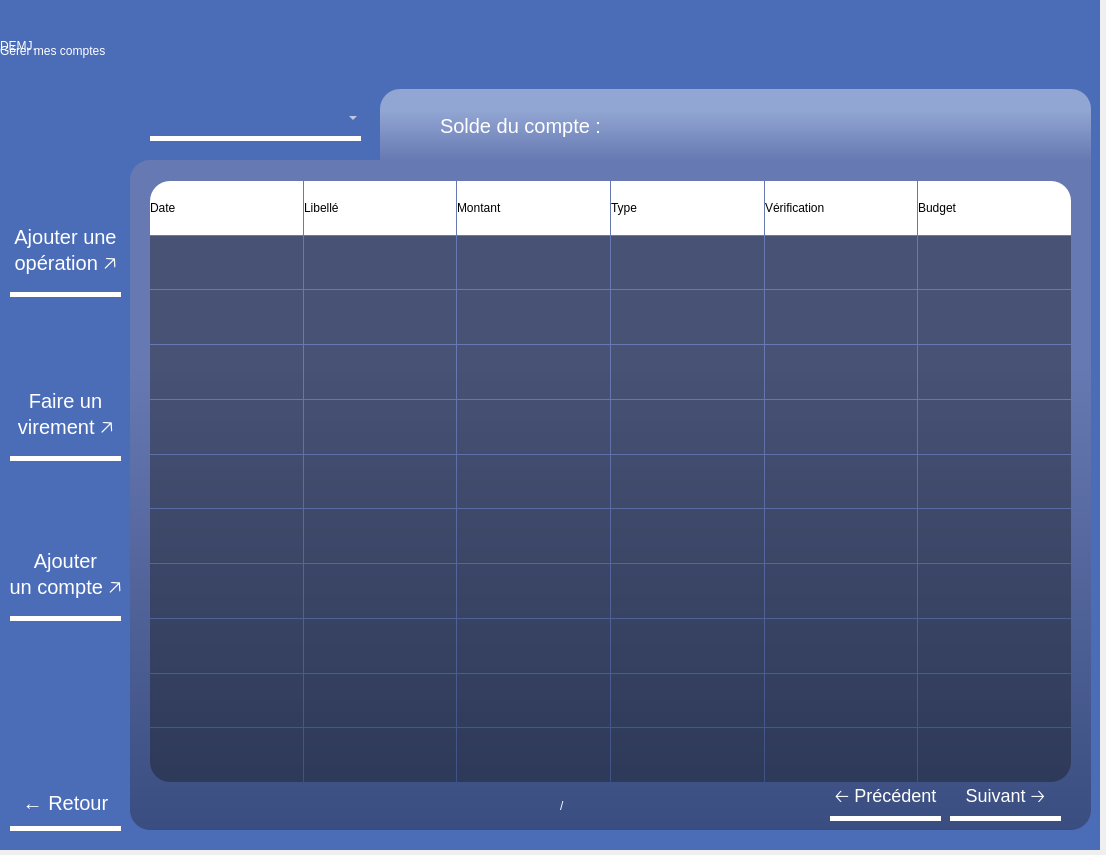
<?xml version="1.0" encoding="UTF-8"?>
<ui version="4.0">
 <class>Dialog</class>
 <widget class="QDialog" name="Dialog">
  <property name="geometry">
   <rect>
    <x>0</x>
    <y>0</y>
    <width>1106</width>
    <height>855</height>
   </rect>
  </property>
  <property name="windowTitle">
   <string>Dialog</string>
  </property>
  <widget class="QWidget" name="arriere_plan" native="true">
   <property name="geometry">
    <rect>
     <x>0</x>
     <y>0</y>
     <width>1100</width>
     <height>850</height>
    </rect>
   </property>
   <property name="styleSheet">
    <string notr="true">/* Arrières-plans*/
QWidget#arriere_plan{
background-color: qlineargradient(spread:pad, x1:0, y1:0.5, x2:1, y2:0.5, stop:0 #4b6cb7,  stop:1 #4b6cb7);
}
QLabel#arriere_plan_ope{
background-color:qlineargradient(spread:pad, x1:0.5, y1:0, x2:0.5, y2:1, stop:0.3 rgba(146, 141, 171,100), stop:1 rgba(31, 28, 44,100));
border:none;
border-radius:20px;
border-top-right-radius: 0px;
}
QLabel#arriere_plan_solde{
background-color:qlineargradient(spread:pad, x1:0.5, y1:0, x2:0.5, y2:1, stop:0.3 rgba(255,255,255,100), stop:1 rgba(146, 141, 171,100));
border-top-right-radius: 20px;
border-top-left-radius: 20px;
}


/* Combo box */

QComboBox{
background-color:transparent;
border:0px;
border-bottom: 5px solid rgba(255,255,255,1);
color:rgba(255,255,255,1);
font: 20px &quot;SF Pro Regular&quot;;
}

QComboBox QAbstractItemView {
    background-color:#ffffff;
    selection-background-color:#fd314d;
    color:#000000;
    outline: none;
}


/* Boutons */

QPushButton{
  border-radius:0px;
  color: rgba(255,255,255,1);
  border-bottom: 5px solid rgba(255,255,255,1);
  font: 20px &quot;SF Pro Regular&quot;;
  font-size: 20px;
  text-align:center;
  width: fit-content;
  background-color: none;
}
QPushButton:pressed {
  border-bottom: 8px solid rgba(255,255,255,50);
}
QPushButton:hover:!pressed {
  border-bottom: 8px solid rgba(255,255,255,1);
}


/* Labels */

QLabel{
background-color:rgba(20,20,20,100);
color:#ffffff;
qproperty-alignment: AlignCenter;
font: 25px &quot;SF Pro Regular&quot;;
}
QLabel#nombre_page{
background-color:none;
}
QLabel#label_fenetre{
background-color:none;
qproperty-alignment: AlignCenter;
font: 25px &quot;SF Pro Semibold&quot;;
color:#ffffff;
}
QLabel#label_logo{
background-color:none;
font: 45px &quot;Goudy Bookletter 1911&quot;;
color:rgba(255,255,255,1)
}
QLabel#label_date{
border-top-left-radius: 20px;
}
QLabel#label_budget{
border-top-right-radius: 20px;
}
QLabel#label_basgauche{
border-bottom-left-radius: 20px;
}
QLabel#label_basdroite{
border-bottom-right-radius: 20px;
}</string>
   </property>
   <widget class="QComboBox" name="comboBox_comptes">
    <property name="geometry">
     <rect>
      <x>150</x>
      <y>100</y>
      <width>211</width>
      <height>41</height>
     </rect>
    </property>
    <property name="styleSheet">
     <string notr="true"/>
    </property>
   </widget>
   <widget class="QLabel" name="label_solde">
    <property name="geometry">
     <rect>
      <x>440</x>
      <y>100</y>
      <width>651</width>
      <height>51</height>
     </rect>
    </property>
    <property name="styleSheet">
     <string notr="true">background-color:none;
font-size:20px;
qproperty-alignment: 'AlignLeft | AlignVCenter';</string>
    </property>
    <property name="text">
     <string>Solde du compte : </string>
    </property>
   </widget>
   <widget class="QPushButton" name="pushButton_ajout_ope">
    <property name="geometry">
     <rect>
      <x>10</x>
      <y>216</y>
      <width>111</width>
      <height>81</height>
     </rect>
    </property>
    <property name="styleSheet">
     <string notr="true"/>
    </property>
    <property name="text">
     <string>Ajouter une
opération 🡥</string>
    </property>
   </widget>
   <widget class="QWidget" name="gridLayoutWidget">
    <property name="geometry">
     <rect>
      <x>150</x>
      <y>181</y>
      <width>921</width>
      <height>601</height>
     </rect>
    </property>
    <layout class="QGridLayout" name="gridLayout">
     <property name="spacing">
      <number>1</number>
     </property>
     <item row="3" column="0">
      <widget class="QLabel" name="label_L2_C0">
       <property name="text">
        <string/>
       </property>
      </widget>
     </item>
     <item row="0" column="2">
      <widget class="QLabel" name="label_montant">
       <property name="styleSheet">
        <string notr="true">background-color:#ffffff;
color:#000000;</string>
       </property>
       <property name="text">
        <string>Montant</string>
       </property>
      </widget>
     </item>
     <item row="1" column="4">
      <widget class="QLabel" name="label_L0_C4">
       <property name="text">
        <string/>
       </property>
      </widget>
     </item>
     <item row="5" column="3">
      <widget class="QLabel" name="label_L4_C3">
       <property name="text">
        <string/>
       </property>
      </widget>
     </item>
     <item row="3" column="1">
      <widget class="QLabel" name="label_L2_C1">
       <property name="styleSheet">
        <string notr="true"/>
       </property>
       <property name="text">
        <string/>
       </property>
      </widget>
     </item>
     <item row="3" column="3">
      <widget class="QLabel" name="label_L2_C3">
       <property name="text">
        <string/>
       </property>
      </widget>
     </item>
     <item row="10" column="4">
      <widget class="QLabel" name="label_12">
       <property name="text">
        <string/>
       </property>
      </widget>
     </item>
     <item row="8" column="4">
      <widget class="QLabel" name="label_7">
       <property name="text">
        <string/>
       </property>
      </widget>
     </item>
     <item row="10" column="0">
      <widget class="QLabel" name="label_basgauche">
       <property name="text">
        <string/>
       </property>
      </widget>
     </item>
     <item row="4" column="0">
      <widget class="QLabel" name="label_L3_C0">
       <property name="text">
        <string/>
       </property>
      </widget>
     </item>
     <item row="5" column="4">
      <widget class="QLabel" name="label_L4_C4">
       <property name="text">
        <string/>
       </property>
      </widget>
     </item>
     <item row="5" column="5">
      <widget class="QLabel" name="label_L4_C5">
       <property name="text">
        <string/>
       </property>
      </widget>
     </item>
     <item row="3" column="5">
      <widget class="QLabel" name="label_L2_C5">
       <property name="text">
        <string/>
       </property>
      </widget>
     </item>
     <item row="0" column="0">
      <widget class="QLabel" name="label_date">
       <property name="styleSheet">
        <string notr="true">background-color:#ffffff;
color:#000000;</string>
       </property>
       <property name="text">
        <string>Date</string>
       </property>
      </widget>
     </item>
     <item row="2" column="1">
      <widget class="QLabel" name="label_L1_C1">
       <property name="text">
        <string/>
       </property>
      </widget>
     </item>
     <item row="4" column="1">
      <widget class="QLabel" name="label_L3_C1">
       <property name="text">
        <string/>
       </property>
      </widget>
     </item>
     <item row="6" column="3">
      <widget class="QLabel" name="label_L5_C3">
       <property name="text">
        <string/>
       </property>
      </widget>
     </item>
     <item row="8" column="0">
      <widget class="QLabel" name="label_2">
       <property name="text">
        <string/>
       </property>
      </widget>
     </item>
     <item row="10" column="1">
      <widget class="QLabel" name="label_9">
       <property name="text">
        <string/>
       </property>
      </widget>
     </item>
     <item row="7" column="5">
      <widget class="QLabel" name="label_L6_C5">
       <property name="text">
        <string/>
       </property>
      </widget>
     </item>
     <item row="6" column="0">
      <widget class="QLabel" name="label_L5_C0">
       <property name="text">
        <string/>
       </property>
      </widget>
     </item>
     <item row="8" column="1">
      <widget class="QLabel" name="label_4">
       <property name="text">
        <string/>
       </property>
      </widget>
     </item>
     <item row="8" column="2">
      <widget class="QLabel" name="label_5">
       <property name="text">
        <string/>
       </property>
      </widget>
     </item>
     <item row="0" column="3">
      <widget class="QLabel" name="label_type">
       <property name="styleSheet">
        <string notr="true">background-color:#ffffff;
color:#000000;</string>
       </property>
       <property name="text">
        <string>Type</string>
       </property>
      </widget>
     </item>
     <item row="7" column="1">
      <widget class="QLabel" name="label_L6_C1">
       <property name="text">
        <string/>
       </property>
      </widget>
     </item>
     <item row="7" column="4">
      <widget class="QLabel" name="label_L6_C4">
       <property name="text">
        <string/>
       </property>
      </widget>
     </item>
     <item row="2" column="4">
      <widget class="QLabel" name="label_L1_C4">
       <property name="text">
        <string/>
       </property>
      </widget>
     </item>
     <item row="4" column="3">
      <widget class="QLabel" name="label_L3_C3">
       <property name="text">
        <string/>
       </property>
      </widget>
     </item>
     <item row="1" column="0">
      <widget class="QLabel" name="label_L0_C0">
       <property name="text">
        <string/>
       </property>
      </widget>
     </item>
     <item row="0" column="1">
      <widget class="QLabel" name="label_libelle">
       <property name="styleSheet">
        <string notr="true">background-color:#ffffff;
color:#000000;</string>
       </property>
       <property name="text">
        <string>Libellé</string>
       </property>
      </widget>
     </item>
     <item row="4" column="5">
      <widget class="QLabel" name="label_L3_C5">
       <property name="text">
        <string/>
       </property>
      </widget>
     </item>
     <item row="5" column="1">
      <widget class="QLabel" name="label_L4_C1">
       <property name="text">
        <string/>
       </property>
      </widget>
     </item>
     <item row="3" column="2">
      <widget class="QLabel" name="label_L2_C2">
       <property name="text">
        <string/>
       </property>
      </widget>
     </item>
     <item row="0" column="5">
      <widget class="QLabel" name="label_budget">
       <property name="styleSheet">
        <string notr="true">background-color:#ffffff;
color:#000000;</string>
       </property>
       <property name="text">
        <string>Budget</string>
       </property>
      </widget>
     </item>
     <item row="7" column="3">
      <widget class="QLabel" name="label_L6_C3">
       <property name="text">
        <string/>
       </property>
      </widget>
     </item>
     <item row="8" column="5">
      <widget class="QLabel" name="label_8">
       <property name="text">
        <string/>
       </property>
      </widget>
     </item>
     <item row="4" column="2">
      <widget class="QLabel" name="label_L3_C2">
       <property name="text">
        <string/>
       </property>
      </widget>
     </item>
     <item row="0" column="4">
      <widget class="QLabel" name="label_verif">
       <property name="styleSheet">
        <string notr="true">background-color:#ffffff;
color:#000000;</string>
       </property>
       <property name="text">
        <string>Vérification</string>
       </property>
      </widget>
     </item>
     <item row="10" column="3">
      <widget class="QLabel" name="label_11">
       <property name="text">
        <string/>
       </property>
      </widget>
     </item>
     <item row="6" column="2">
      <widget class="QLabel" name="label_L5_C2">
       <property name="text">
        <string/>
       </property>
      </widget>
     </item>
     <item row="10" column="2">
      <widget class="QLabel" name="label_10">
       <property name="text">
        <string/>
       </property>
      </widget>
     </item>
     <item row="10" column="5">
      <widget class="QLabel" name="label_basdroite">
       <property name="text">
        <string/>
       </property>
      </widget>
     </item>
     <item row="2" column="2">
      <widget class="QLabel" name="label_L1_C2">
       <property name="text">
        <string/>
       </property>
      </widget>
     </item>
     <item row="2" column="3">
      <widget class="QLabel" name="label_L1_C3">
       <property name="text">
        <string/>
       </property>
      </widget>
     </item>
     <item row="4" column="4">
      <widget class="QLabel" name="label_L3_C4">
       <property name="text">
        <string/>
       </property>
      </widget>
     </item>
     <item row="1" column="5">
      <widget class="QLabel" name="label_L0_C5">
       <property name="text">
        <string/>
       </property>
      </widget>
     </item>
     <item row="2" column="5">
      <widget class="QLabel" name="label_L1_C5">
       <property name="text">
        <string/>
       </property>
      </widget>
     </item>
     <item row="1" column="2">
      <widget class="QLabel" name="label_L0_C2">
       <property name="text">
        <string/>
       </property>
      </widget>
     </item>
     <item row="7" column="2">
      <widget class="QLabel" name="label_L6_C2">
       <property name="text">
        <string/>
       </property>
      </widget>
     </item>
     <item row="6" column="4">
      <widget class="QLabel" name="label_L5_C4">
       <property name="text">
        <string/>
       </property>
      </widget>
     </item>
     <item row="7" column="0">
      <widget class="QLabel" name="label_L6_C0">
       <property name="text">
        <string/>
       </property>
      </widget>
     </item>
     <item row="1" column="3">
      <widget class="QLabel" name="label_L0_C3">
       <property name="text">
        <string/>
       </property>
      </widget>
     </item>
     <item row="6" column="5">
      <widget class="QLabel" name="label_L5_C5">
       <property name="text">
        <string/>
       </property>
      </widget>
     </item>
     <item row="3" column="4">
      <widget class="QLabel" name="label_L2_C4">
       <property name="text">
        <string/>
       </property>
      </widget>
     </item>
     <item row="8" column="3">
      <widget class="QLabel" name="label_6">
       <property name="text">
        <string/>
       </property>
      </widget>
     </item>
     <item row="6" column="1">
      <widget class="QLabel" name="label_L5_C1">
       <property name="text">
        <string/>
       </property>
      </widget>
     </item>
     <item row="2" column="0">
      <widget class="QLabel" name="label_L1_C0">
       <property name="text">
        <string/>
       </property>
      </widget>
     </item>
     <item row="1" column="1">
      <widget class="QLabel" name="label_L0_C1">
       <property name="text">
        <string/>
       </property>
      </widget>
     </item>
     <item row="5" column="0">
      <widget class="QLabel" name="label_L4_C0">
       <property name="text">
        <string/>
       </property>
      </widget>
     </item>
     <item row="5" column="2">
      <widget class="QLabel" name="label_L4_C2">
       <property name="text">
        <string/>
       </property>
      </widget>
     </item>
     <item row="9" column="0">
      <widget class="QLabel" name="label">
       <property name="text">
        <string/>
       </property>
      </widget>
     </item>
     <item row="9" column="1">
      <widget class="QLabel" name="label_3">
       <property name="text">
        <string/>
       </property>
      </widget>
     </item>
     <item row="9" column="2">
      <widget class="QLabel" name="label_13">
       <property name="text">
        <string/>
       </property>
      </widget>
     </item>
     <item row="9" column="3">
      <widget class="QLabel" name="label_14">
       <property name="text">
        <string/>
       </property>
      </widget>
     </item>
     <item row="9" column="4">
      <widget class="QLabel" name="label_15">
       <property name="text">
        <string/>
       </property>
      </widget>
     </item>
     <item row="9" column="5">
      <widget class="QLabel" name="label_16">
       <property name="text">
        <string/>
       </property>
      </widget>
     </item>
    </layout>
   </widget>
   <widget class="QPushButton" name="pushButton_ajout_vir">
    <property name="geometry">
     <rect>
      <x>10</x>
      <y>380</y>
      <width>111</width>
      <height>81</height>
     </rect>
    </property>
    <property name="text">
     <string>Faire un
virement 🡥</string>
    </property>
   </widget>
   <widget class="QPushButton" name="pushButton_ajout_compte">
    <property name="geometry">
     <rect>
      <x>10</x>
      <y>540</y>
      <width>111</width>
      <height>81</height>
     </rect>
    </property>
    <property name="text">
     <string>Ajouter
un compte 🡥</string>
    </property>
   </widget>
   <widget class="QPushButton" name="pushButton_precedent">
    <property name="geometry">
     <rect>
      <x>830</x>
      <y>780</y>
      <width>111</width>
      <height>41</height>
     </rect>
    </property>
    <property name="styleSheet">
     <string notr="true">font-size:18px;</string>
    </property>
    <property name="text">
     <string>🡠 Précédent</string>
    </property>
   </widget>
   <widget class="QLabel" name="arriere_plan_ope">
    <property name="geometry">
     <rect>
      <x>130</x>
      <y>160</y>
      <width>961</width>
      <height>670</height>
     </rect>
    </property>
    <property name="text">
     <string/>
    </property>
   </widget>
   <widget class="QLabel" name="arriere_plan_solde">
    <property name="geometry">
     <rect>
      <x>380</x>
      <y>89</y>
      <width>711</width>
      <height>71</height>
     </rect>
    </property>
    <property name="text">
     <string/>
    </property>
   </widget>
   <widget class="QPushButton" name="pushButton_retour">
    <property name="geometry">
     <rect>
      <x>10</x>
      <y>780</y>
      <width>111</width>
      <height>51</height>
     </rect>
    </property>
    <property name="text">
     <string>← Retour</string>
    </property>
   </widget>
   <widget class="QLabel" name="label_logo">
    <property name="geometry">
     <rect>
      <x>0</x>
      <y>10</y>
      <width>141</width>
      <height>71</height>
     </rect>
    </property>
    <property name="text">
     <string>DEMJ.</string>
    </property>
   </widget>
   <widget class="QPushButton" name="pushButton_suivant">
    <property name="geometry">
     <rect>
      <x>950</x>
      <y>780</y>
      <width>111</width>
      <height>41</height>
     </rect>
    </property>
    <property name="styleSheet">
     <string notr="true">font-size:18px;</string>
    </property>
    <property name="text">
     <string>Suivant 🡢</string>
    </property>
   </widget>
   <widget class="QLabel" name="label_fenetre">
    <property name="geometry">
     <rect>
      <x>0</x>
      <y>30</y>
      <width>1101</width>
      <height>41</height>
     </rect>
    </property>
    <property name="text">
     <string>Gérer mes comptes</string>
    </property>
   </widget>
   <widget class="QLabel" name="nombre_page">
    <property name="geometry">
     <rect>
      <x>560</x>
      <y>790</y>
      <width>101</width>
      <height>31</height>
     </rect>
    </property>
    <property name="text">
     <string>/</string>
    </property>
   </widget>
   <zorder>label_fenetre</zorder>
   <zorder>arriere_plan_solde</zorder>
   <zorder>arriere_plan_ope</zorder>
   <zorder>comboBox_comptes</zorder>
   <zorder>label_solde</zorder>
   <zorder>pushButton_ajout_ope</zorder>
   <zorder>gridLayoutWidget</zorder>
   <zorder>pushButton_ajout_vir</zorder>
   <zorder>pushButton_ajout_compte</zorder>
   <zorder>pushButton_precedent</zorder>
   <zorder>pushButton_retour</zorder>
   <zorder>label_logo</zorder>
   <zorder>pushButton_suivant</zorder>
   <zorder>nombre_page</zorder>
  </widget>
 </widget>
 <resources/>
 <connections/>
</ui>
